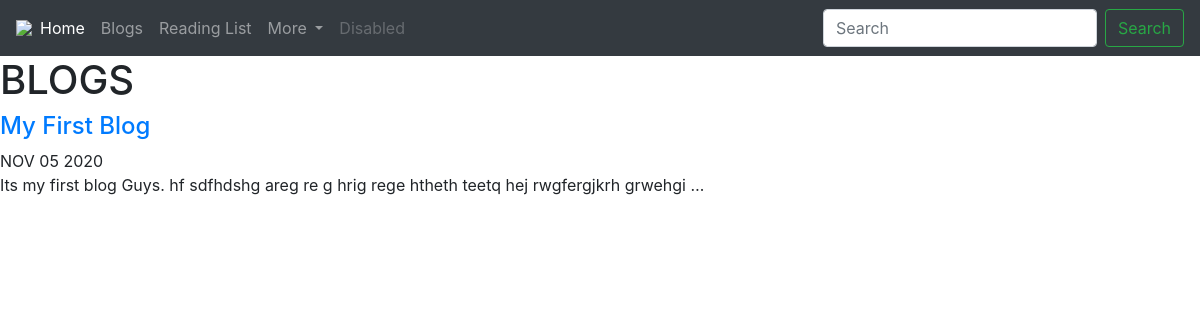
Screenshot of /blog/ with the database file from the repository.
### blog/models.py (models this page shows, shortened)
class Projects(models.Model):
    title = models.CharField(max_length=100)
    date = models.DateField()
    description = models.TextField(max_length=250)

### blog/views.py (the view)
# urls.py: path('', views.all_blogs, name='all_blogs'),
def all_blogs(request):
    blogs = Projects.objects.all()
    return render(request, 'blog/all_blogs.html', {'blogs': blogs})

### blog/templates/blog/all_blogs.html
{% extends 'portfolio/base.html' %}
{% block content %}
<h1>                                           BLOGS</h1>
{% for blog in blogs %}
<a href="{% url 'blog:detail' blog.id %}"><h4>{{ blog.title }}</h4></a>
<h7>{{ blog.date|date:'M d Y'|upper }}</h7>
<p>{{ blog.description|striptags|truncatechars:100 }}</p>
{% endfor %}
{% endblock %}

### portfolio/templates/portfolio/base.html (shortened to what this page needs)
<nav class="navbar navbar-expand-lg navbar-dark bg-dark">
  <img src="https://img.icons8.com/windows/32/000000/sugar-cube.png"/>
  <div class="collapse navbar-collapse" id="navbarSupportedContent">
    <ul class="navbar-nav mr-auto">
      <li class="nav-item active">
        <a class="nav-link" href="{% url 'home' %}">Home <span class="sr-only">(current)</span></a>
      </li>
      <li class="nav-item">
        <a class="nav-link" href="{% url 'blog:all_blogs' %}">Blogs</a>
      </li>
      <li class="nav-item">
        <a class="nav-link" href="#">Reading List</a>
      </li>
      <li class="nav-item dropdown">
        <a class="nav-link dropdown-toggle" href="#" id="navbarDropdown" role="button" data-toggle="dropdown" aria-haspopup="true" aria-expanded="false">
          More
        </a>
      </li>
      <li class="nav-item">
        <a class="nav-link disabled" href="#" tabindex="-1" aria-disabled="true">Disabled</a>
      </li>
    </ul>
    <form class="form-inline my-2 my-lg-0">
      <input class="form-control mr-sm-2" type="search" placeholder="Search" aria-label="Search">
      <button class="btn btn-outline-success my-2 my-sm-0" type="submit">Search</button>
    </form>
  </div>
</nav>
{% load static %}
<!doctype html>
<html lang="en">
  <head>
    <link rel="stylesheet" href="https://cdn.jsdelivr.net/npm/bootstrap@4.5.3/dist/css/bootstrap.min.css">
  </head>
  <body>
    {% block content %}{% endblock %}
  </body>
</html>

### rows the page displays
Projects: title "My First Blog", date "NOV 05 2020", description "Its my first blog Guys. hf sdfhdshg areg re g hrig rege htheth teetq hej rwgfergjkrh grwehgi …"
